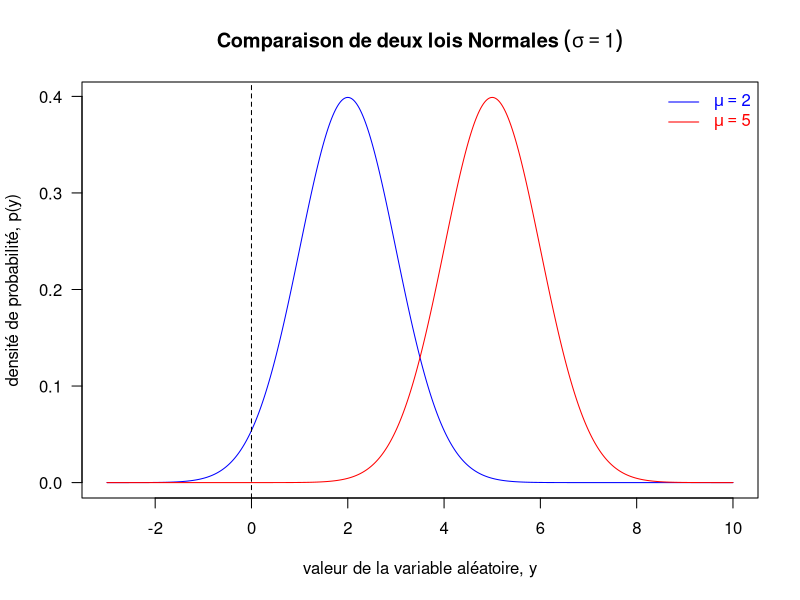
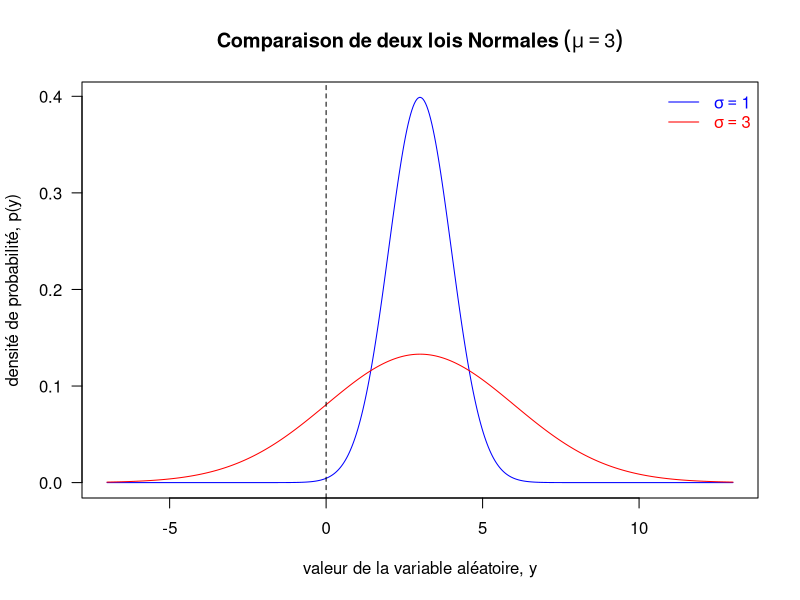
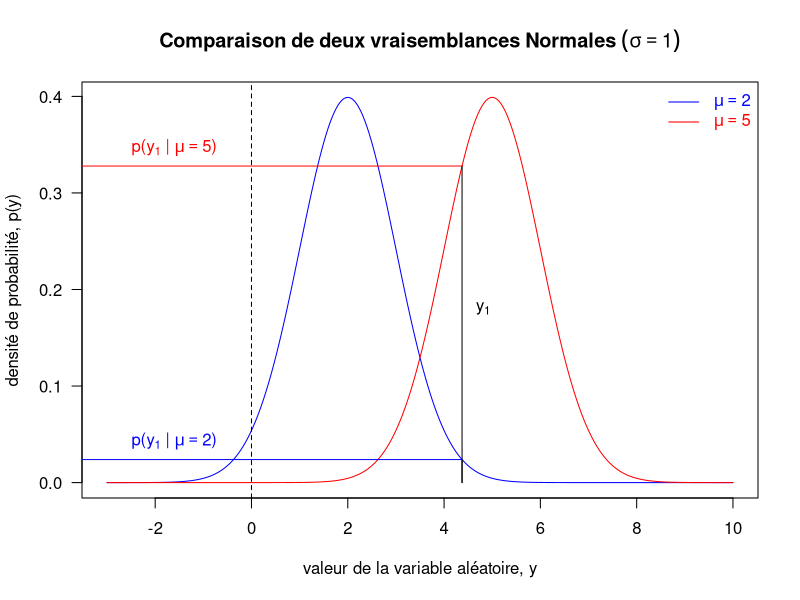
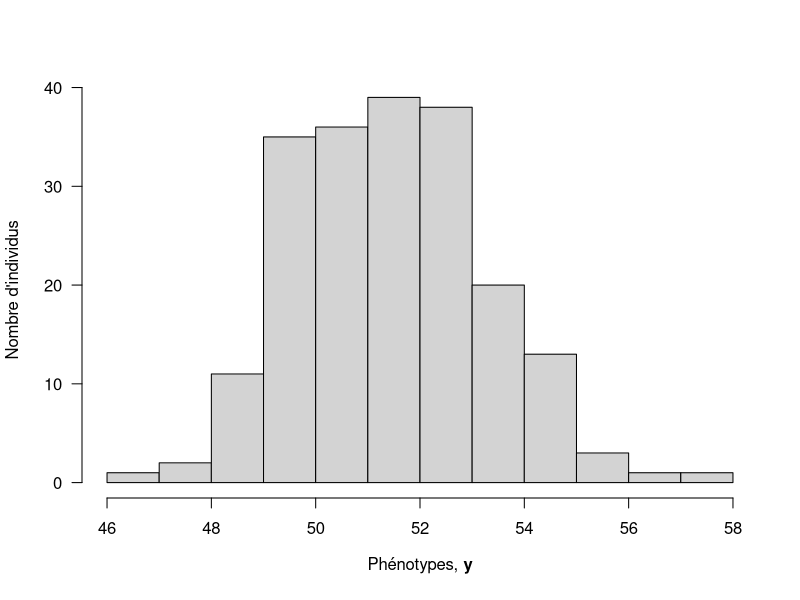
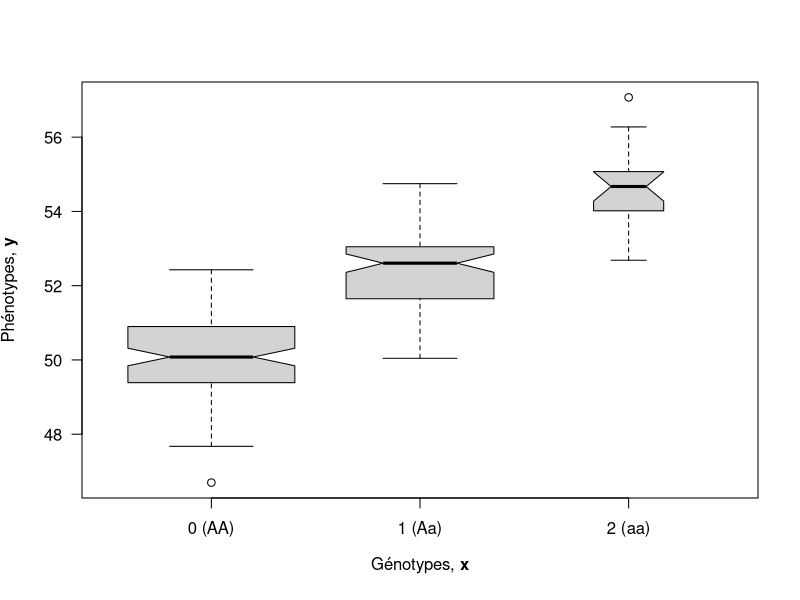
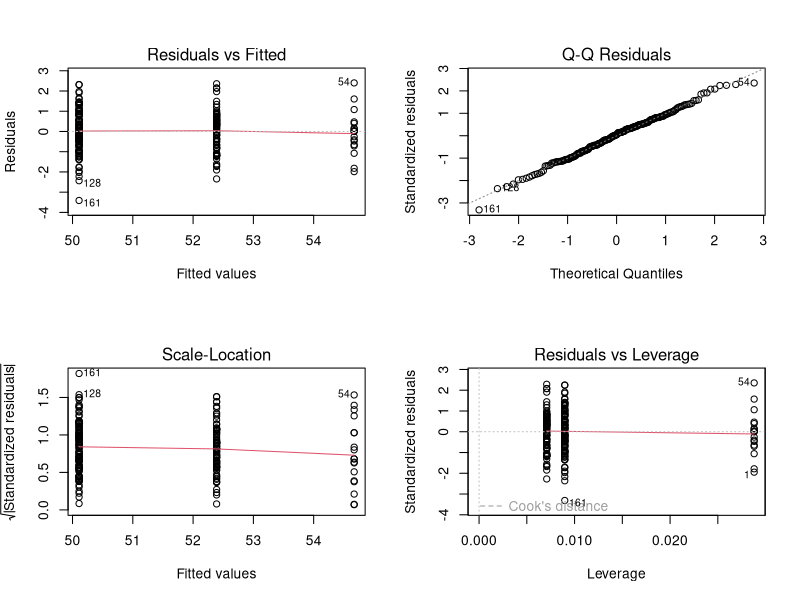
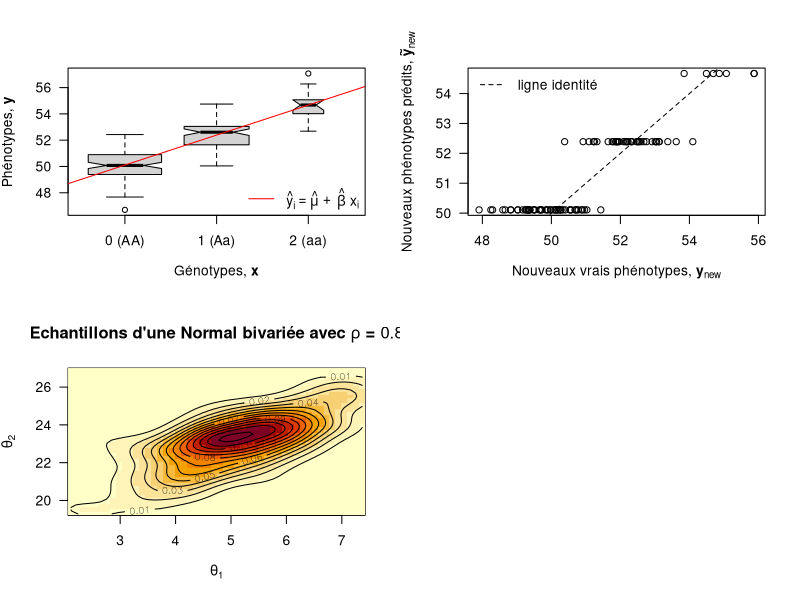

These figures' R source, in order:
## ---- chunk 1
##`
## https://github.com/vspinu/polymode/issues/147#issuecomment-399745611
R.v.maj <- as.numeric(R.version$major)
R.v.min.1 <- as.numeric(strsplit(R.version$minor, "\\.")[[1]][1])
if(R.v.maj < 2 || (R.v.maj == 2 && R.v.min.1 < 15))
  stop("requires R >= 2.15", call.=FALSE)

suppressPackageStartupMessages(library(knitr))
opts_chunk$set(echo=TRUE, warning=TRUE, message=TRUE, cache=FALSE)

options(digits=3)
## ---- chunk 2
suppressPackageStartupMessages(library(MASS))
## ---- chunk 3
t0 <- proc.time()
## ---- chunk 4
set.seed(1)
y <- rnorm(n=3, mean=5, sd=1)
## ---- chunk 5
x <- seq(from=-3, to=10, length.out=500)
plot(x=x, y=dnorm(x=x, mean=2, sd=1), type="l", col="blue", las=1,
     main=expression(bold(Comparaison~de~deux~lois~Normales~(sigma==1))),
     xlab="valeur de la variable aléatoire, y",
     ylab="densité de probabilité, p(y)")
points(x=x, y=dnorm(x=x, mean=5, sd=1), type="l", col="red")
abline(v=0, lty=2)
legend("topright", legend=c(expression(mu==2), expression(mu==5)),
       col=c("blue", "red"), text.col=c("blue", "red"), lty=1, bty="n")
## ---- chunk 6
x <- seq(from=-7, to=13, length.out=500)
plot(x=x, y=dnorm(x=x, mean=3, sd=1), type="l", col="blue", las=1,
     main=expression(bold(Comparaison~de~deux~lois~Normales~(mu==3))),
     xlab="valeur de la variable aléatoire, y",
     ylab="densité de probabilité, p(y)")
points(x=x, y=dnorm(x=x, mean=3, sd=3), type="l", col="red")
abline(v=0, lty=2)
legend("topright", legend=c(expression(sigma==1), expression(sigma==3)),
       col=c("blue", "red"), text.col=c("blue", "red"), lty=1, bty="n")
## ---- chunk 7
x <- seq(from=-3, to=10, length.out=500)
plot(x=x, y=dnorm(x=x, mean=2, sd=1), type="l", col="blue", las=1,
     main=expression(bold(Comparaison~de~deux~vraisemblances~Normales~(sigma==1))),
     xlab="valeur de la variable aléatoire, y",
     ylab="densité de probabilité, p(y)")
points(x=x, y=dnorm(x=x, mean=5, sd=1), type="l", col="red")
abline(v=0, lty=2)
legend("topright", legend=c(expression(mu==2), expression(mu==5)),
       col=c("blue", "red"), text.col=c("blue", "red"), lty=1, bty="n")
segments(x0=y[1], y0=0, x1=y[1], y1=dnorm(x=y[1], mean=2, sd=1))
segments(x0=y[1], y0=0, x1=y[1], y1=dnorm(x=y[1], mean=5, sd=1))
segments(x0=y[1], y0=dnorm(x=y[1], mean=2, sd=1),
         x1=-5, y1=dnorm(x=y[1], mean=2, sd=1), col="blue")
segments(x0=y[1], y0=dnorm(x=y[1], mean=5, sd=1),
         x1=-5, y1=dnorm(x=y[1], mean=5, sd=1), col="red")
text(x=1.1*y[1], y=0.18, labels=expression(y[1]))
text(x=-1.6, y=dnorm(x=y[1], mean=2, sd=1), col="blue", pos=3,
     labels=expression(paste("p(",y[1]," | ",mu==2,")")))
text(x=-1.6, y=dnorm(x=y[1], mean=5, sd=1), col="red", pos=3,
     labels=expression(paste("p(",y[1]," | ",mu==5,")")))
## ---- chunk 8
compute.log.likelihood <- function(parameters, data){
  mu <- parameters[1]
  sigma <- parameters[2]
  y <- data
  n <- length(y)
  log.lik <- - n * log(sigma) - (n/2) * log(2 * pi) - sum(((y - mu)^2) / (2 * sigma^2))
  return(log.lik)
}

compute.log.likelihood(c(5,1), y)
compute.log.likelihood(c(2,1), y)
## ---- chunk 9
sum(dnorm(x=y, mean=5, sd=1, log=TRUE))
sum(dnorm(x=y, mean=2, sd=1, log=TRUE))
## ---- chunk 10
set.seed(1866) # année de parution de l'article de Mendel fondant la génétique
## ---- chunk 11
n <- 200
## ---- chunk 12
mu <- 50
## ---- chunk 13
##' Genotype frequencies
##'
##' Calculate the genotype frequencies at a locus assuming the Hardy-Weinberg equilibrium
##' (https://en.wikipedia.org/wiki/Hardy%E2%80%93Weinberg_principle).
##' @param maf frequency of the minor allele, a
##' @return vector of genotype frequencies
##' @author Timothee Flutre
calcGenoFreq <- function(maf){
  stopifnot(is.numeric(maf), length(maf) == 1, maf >= 0, maf <= 0.5)
  geno.freq <- c((1 - maf)^2,
                2 * (1 - maf) * maf,
                maf^2)
  names(geno.freq) <- c("AA", "Aa", "aa")
  return(geno.freq)
}

f <- 0.3
genotypes <- sample(x=c(0,1,2), size=n, replace=TRUE, prob=calcGenoFreq(f))
## ---- chunk 14
table(genotypes)
sum(genotypes) / (2 * n) # estimate of the MAF
var(genotypes) # important for the estimate of beta
## ---- chunk 15
(beta <- rnorm(n=1, mean=2, sd=1))
## ---- chunk 16
sigma <- 1
errors <- rnorm(n=n, mean=0, sd=sigma)
## ---- chunk 17
phenotypes <- mu + beta * genotypes + errors
## ---- chunk 18
dat <- data.frame(x=genotypes, y=phenotypes)
summary(dat)
## ---- chunk 19
hist(phenotypes, breaks="FD", las=1, main="",
     xlab=expression(paste("Phénotypes, ", bold(y))),
     ylab="Nombre d'individus")
## ---- chunk 20
boxplot(phenotypes ~ genotypes,
        xlab=expression(paste("Génotypes, ", bold(x))),
        ylab=expression(paste("Phénotypes, ", bold(y))),
        varwidth=TRUE, notch=TRUE, las=1, xaxt="n", at=0:2)
axis(side=1, at=0:2, labels=c("0 (AA)", "1 (Aa)", "2 (aa)"))
## ---- chunk 21
fit <- lm(y ~ x, data=dat)
## ---- chunk 22
par(mfrow=c(2,2))
plot(fit)
## ---- chunk 23
summary(fit)
## ---- chunk 24
boxplot(phenotypes ~ genotypes,
        xlab=expression(paste("Génotypes, ", bold(x))),
        ylab=expression(paste("Phénotypes, ", bold(y))),
        varwidth=TRUE, notch=TRUE, las=1, xaxt="n", at=0:2)
axis(side=1, at=0:2, labels=c("0 (AA)", "1 (Aa)", "2 (aa)"))
abline(a=coefficients(fit)[1], b=coefficients(fit)[2], col="red")
legend("bottomright",
       legend=expression(hat(y)[i]==hat(mu)~+~hat(beta)~x[i]),
       col="red", lty=1, bty="n")
## ---- chunk 25
negLogLik <- function(mu, beta, sigma){
  - sum(dnorm(x=dat$y, mean=mu + beta * dat$x, sd=sigma, log=TRUE))
}
## ---- chunk 26
library(stats4)
fit2 <- mle(negLogLik, start=list(mu=mean(dat$y), beta=0, sigma=1),
            method="L-BFGS-B", nobs=nrow(dat),
            lower=c(-Inf,-Inf,10^(-6)), upper=c(+Inf,+Inf,+Inf))
summary(fit2)
## ---- chunk 27
summary(fit)$r.squared
## ---- chunk 28
(coefficients(fit)[2]^2 * var(dat$x)) /
  (coefficients(fit)[2]^2 * var(dat$x) + summary(fit)$sigma^2)
## ---- chunk 29
beta
## ---- chunk 30
(beta.hat <- coefficients(fit)[2])
## ---- chunk 31
(rmse.beta <- sqrt((beta.hat - beta)^2))
## ---- chunk 32
y <- phenotypes
y.hat <- (coefficients(fit)[1] + coefficients(fit)[2] * genotypes)
errors <- y - y.hat
(rmse.y <- sqrt(mean(errors^2)))
## ---- chunk 33
errors <- phenotypes - predict(fit)
(rmse.y <- sqrt(mean(errors^2)))
## ---- chunk 34
set.seed(1944) # année de découverte de l'ADN comme support des gènes
n.new <- 100
x.new <- sample(x=c(0,1,2), size=n.new, replace=TRUE, prob=calcGenoFreq(f))
y.new <- mu + beta * x.new + rnorm(n=n.new, mean=0, sd=sigma)
## ---- chunk 35
y.new.tilde <- (coefficients(fit)[1] + coefficients(fit)[2] * x.new)
## ---- chunk 36
errors.tilde <- y.new - y.new.tilde
(rmspe <- sqrt(mean(errors.tilde^2)))
## ---- chunk 37
plot(x=y.new, y=y.new.tilde, las=1,
     xlab=expression(paste("Nouveaux vrais phénotypes, ", bold(y)[new])),
     ylab=expression(paste("Nouveaux phénotypes prédits, ", bold(tilde(y))[new])))
abline(a=0, b=1, lty=2)
legend("topleft", legend="ligne identité", lty=2, bty="n")
## ---- chunk 38
mu.1 <- 5
mu.2 <- 23
mu <- c(mu.1, mu.2)
var.1 <- 1
var.2 <- 2
rho <- 0.8
covar.12 <- rho * sqrt(var.1 * var.2)
Sigma <- matrix(c(var.1, covar.12, covar.12, var.2), nrow=2, ncol=2)
## ---- chunk 39
theta <- mvrnorm(n=100, mu=mu, Sigma=Sigma)
## ---- chunk 40
bivn.kde <- kde2d(x=theta[,1], y=theta[,2], n=50)
image(bivn.kde, xlab=expression(theta[1]), ylab=expression(theta[2]), las=1,
      main=bquote(bold(paste("Echantillons d'une Normal bivariée avec ",
                             rho, " = ", .(rho)))))
contour(bivn.kde, add=T)
## ---- chunk 41
t1 <- proc.time(); t1 - t0
print(sessionInfo(), locale=FALSE)
